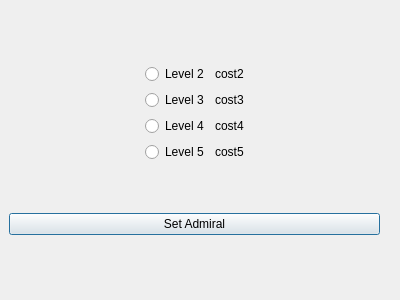
<?xml version="1.0" encoding="UTF-8"?>
<ui version="4.0">
 <class>admiralSelectDialog</class>
 <widget class="QDialog" name="admiralSelectDialog">
  <property name="geometry">
   <rect>
    <x>0</x>
    <y>0</y>
    <width>400</width>
    <height>300</height>
   </rect>
  </property>
  <property name="windowTitle">
   <string>Dialog</string>
  </property>
  <widget class="QWidget" name="verticalLayoutWidget">
   <property name="geometry">
    <rect>
     <x>9</x>
     <y>19</y>
     <width>371</width>
     <height>261</height>
    </rect>
   </property>
   <layout class="QVBoxLayout" name="verticalLayout">
    <item>
     <layout class="QHBoxLayout" name="horizontalLayout">
      <item>
       <spacer name="horizontalSpacer_2">
        <property name="orientation">
         <enum>Qt::Horizontal</enum>
        </property>
        <property name="sizeHint" stdset="0">
         <size>
          <width>40</width>
          <height>20</height>
         </size>
        </property>
       </spacer>
      </item>
      <item>
       <layout class="QGridLayout" name="gridLayout">
        <item row="0" column="0">
         <widget class="QRadioButton" name="l2Radio">
          <property name="text">
           <string>Level 2</string>
          </property>
          <attribute name="buttonGroup">
           <string notr="true">radioButtonGroup</string>
          </attribute>
         </widget>
        </item>
        <item row="1" column="0">
         <widget class="QRadioButton" name="l3Radio">
          <property name="text">
           <string>Level 3</string>
          </property>
          <attribute name="buttonGroup">
           <string notr="true">radioButtonGroup</string>
          </attribute>
         </widget>
        </item>
        <item row="3" column="0">
         <widget class="QRadioButton" name="l5Radio">
          <property name="text">
           <string>Level 5</string>
          </property>
          <attribute name="buttonGroup">
           <string notr="true">radioButtonGroup</string>
          </attribute>
         </widget>
        </item>
        <item row="2" column="0">
         <widget class="QRadioButton" name="l4Radio">
          <property name="text">
           <string>Level 4</string>
          </property>
          <attribute name="buttonGroup">
           <string notr="true">radioButtonGroup</string>
          </attribute>
         </widget>
        </item>
        <item row="0" column="1">
         <widget class="QLabel" name="l2CostLabel">
          <property name="text">
           <string>cost2</string>
          </property>
         </widget>
        </item>
        <item row="1" column="1">
         <widget class="QLabel" name="l3CostLabel">
          <property name="text">
           <string>cost3</string>
          </property>
         </widget>
        </item>
        <item row="2" column="1">
         <widget class="QLabel" name="l4CostLabel">
          <property name="text">
           <string>cost4</string>
          </property>
         </widget>
        </item>
        <item row="3" column="1">
         <widget class="QLabel" name="l5CostLabel">
          <property name="text">
           <string>cost5</string>
          </property>
         </widget>
        </item>
       </layout>
      </item>
      <item>
       <spacer name="horizontalSpacer">
        <property name="orientation">
         <enum>Qt::Horizontal</enum>
        </property>
        <property name="sizeHint" stdset="0">
         <size>
          <width>40</width>
          <height>20</height>
         </size>
        </property>
       </spacer>
      </item>
     </layout>
    </item>
    <item>
     <widget class="QPushButton" name="doneButton">
      <property name="text">
       <string>Set Admiral</string>
      </property>
     </widget>
    </item>
   </layout>
  </widget>
 </widget>
 <resources/>
 <connections/>
 <buttongroups>
  <buttongroup name="radioButtonGroup"/>
 </buttongroups>
</ui>
